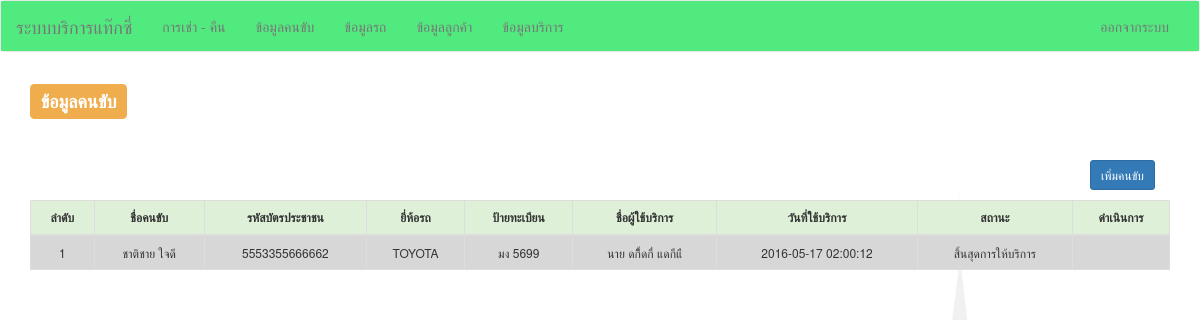
Screenshot of /index.php?viewName=serviceList (signed in) with the database file from the repository.
### tables this page shows
CREATE TABLE `service` (
  `serviceID` int(11) NOT NULL,
  `driverID` int(11) NOT NULL,
  `carID` int(11) NOT NULL,
  `serviceDate` timestamp NOT NULL DEFAULT CURRENT_TIMESTAMP ON UPDATE CURRENT_TIMESTAMP,
  `memberID` int(11) NOT NULL,
  `status` enum('กำลังให้บริการ','สิ้นสุดการให้บริการ') NOT NULL
);

CREATE TABLE `driver` (
  `driverID` int(11) NOT NULL,
  `name` varchar(30) NOT NULL,
  `idCard` varchar(13) NOT NULL,
  `gender` enum('ชาย','หญิง') NOT NULL,
  `age` int(11) NOT NULL,
  `birthday` date NOT NULL,
  `address` varchar(512) NOT NULL,
  `email` varchar(256) NOT NULL,
  `phone` varchar(20) NOT NULL
);

CREATE TABLE `car` (
  `carID` int(11) NOT NULL,
  `brand` varchar(20) NOT NULL,
  `licensePlate` varchar(20) DEFAULT NULL,
  `status` enum('ปกติ','ซ่อมบำรุง') NOT NULL
);

CREATE TABLE `member` (
  `memberID` int(11) NOT NULL,
  `name` varchar(256) NOT NULL,
  `gender` enum('ชาย','หญิง') NOT NULL,
  `address` varchar(512) NOT NULL,
  `email` varchar(50) NOT NULL,
  `phone` varchar(20) NOT NULL,
  `user_ref` int(11) NOT NULL
);

### model/service.php (called while the page is built, shortened)
<?php
class Service {
    public function read($condition = "1=1") {
         $this->sql = "SELECT "
                 . "s.serviceID, "
                 . "s.serviceDate, "
                 . "s.status, "
                 . "c.carID, "
                 . "c.brand, "
                 . "c.licensePlate, "
                 . "d.driverID, "
                 . "d.name AS name_driver, "
                 . "d.idCard, "
                 . "m.memberID, "
                 . "m.name AS name_member, "
                 . "m.gender, "
                 . "m.email, "
                 . "m.phone "
                 . "FROM service s left outer join car c ON s.carID = c.carID "
                 . "left outer join driver d ON s.driverID = d.driverID left outer join member m ON s.memberID = m.memberID  "
                 . "WHERE $condition "
                 . "ORDER BY serviceID DESC ";
        $query = mysql_query($this->sql);
        if ($query) {
            $result = array();
            while ($row = mysql_fetch_array($query, MYSQL_ASSOC)) {
                $result[] = $row;
            }
            return $result;
        } else {
            return false;
        }
    }
}
?>

### views/serviceList.php (the view, shortened to what this page needs)
<?php
include "./model/service.php";
$obj = new Service();
$condition = " 1 ";
$rows = $obj->read($condition);
?>
<div class="container">
    <h3><label class="label label-warning">ข้อมูลคนขับ</label></h3>
    <br /><br>
    <div class="col-md-12 pull-right">
    	<a href="index.php?viewName=add_driver" class="btn  btn-sm btn-primary pull-right">เพิ่มคนขับ</a>
    </div>
    <br /><br>
    <div class="table-responsive">
        <table class="table table-bordered table-hover" style="font-size:12px;">
            <thead>
                <tr class="success">
                    <th class="text-center">ลำดับ</th>
                    <th class="text-center">ชื่อคนขับ</th>
                    <th class="text-center">รหัสบัตรประชาชน</th>
                    <th class="text-center">ยี่ห้อรถ</th>
                    <th class="text-center">ป้ายทะเบียน</th>
	            <th class="text-center">ชื่อผู้ใช้บริการ</th>
                    <th class="text-center">วันที่ใช้บริการ</th>
                    <th class="text-center">สถานะ</th>
                    <?php if($_SESSION["userType"] == "Admin") { ?>
                        <th class="text-center">ดำเนินการ</th>
                    <?php } ?>
                </tr>
            </thead>
            <tbody>
                <?php
                if ($rows != false) {
                    $count = 1;
                    foreach ($rows as $row) {
                        ?>
                        <tr>
                            <td class="text-center"><?= $count++; ?></td>
                            <td class="text-center"><?= $row["name_driver"] ?></td>
                            <td class="text-center"><?= $row["idCard"] ?></td>
                            <td class="text-center"><?= $row["brand"] ?></td>
                            <td class="text-center"><?= $row["licensePlate"] ?></td>
                            <td class="text-center"><?= $row["name_member"] ?></td>
			    <td class="text-center"><?= $row["serviceDate"] ?></td>
                            <td class="text-center"><?= $row["status"] ?></td>
                            <?php if($_SESSION["userType"] == "Admin") { ?>
                                <td class="text-center">
                               </td>
                         <?php } ?>
                        </tr>
                        <?php
                    }
                }
                ?>
            </tbody>
        </table>
    </div>
</div>

### css/site.css (style rules this page uses)
body { background: url('../images/bg0004.jpg')no-repeat center center fixed; -webkit-background-size: cover; -moz-background-size: cover; -o-background-size: cover; background-size: cover; }
tr:nth-child(odd) { background-color: #D7D7D7; }

### rows the page displays
service: driverID.name "ชาติชาย ใจดี", driverID.idCard "5553355666662", carID.brand "TOYOTA", carID.licensePlate "มง 5699", memberID.name "นาย ดกืิ้ดกื่ แดกืแื", serviceDate "2016-05-17 02:00:12", status "สิ้นสุดการให้บริการ"
